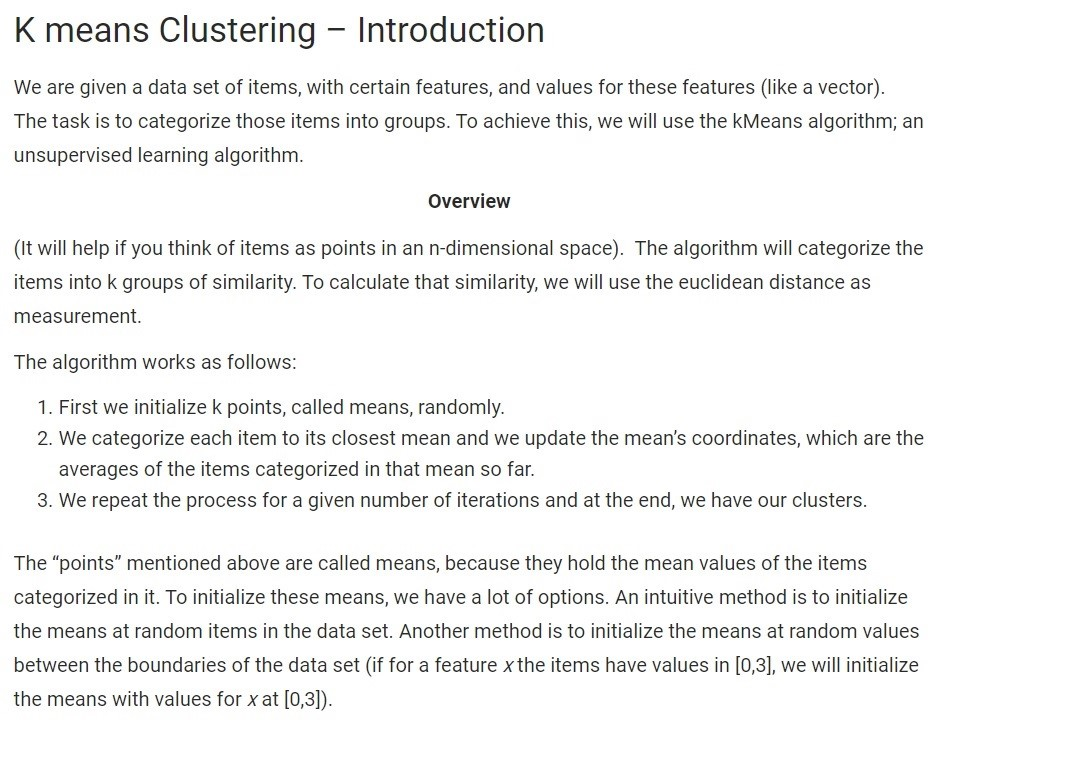
#> input picture KMEANS.jpg, 1066 x 768 px
$ python kmeans.py
#> lines starting #> are read from the running program, lines starting #| are printed output that depends on the picture
from copy import deepcopy
import numpy as np
import pandas as pd
from matplotlib import pyplot as plt
plt.rcParams['figure.figsize'] = (16, 9)
plt.style.use('ggplot')
import time
from tkinter import messagebox
from tkinter import *
from PIL import Image

# Importing the dataset
image=Image.open('KMEANS.jpg')
#> image is the input picture: PIL image 1066x768 RGB; mean R, G, B 243.3, 243.5, 243.1
image.show()
time.sleep(3)
data = pd.read_csv('xclara.csv')
#> (reads xclara.csv from the repository)
str1="Input Data and Shape : \n"+str(data.shape)
data.head()

# Getting the values and plotting it
f1 = data['V1'].values
f2 = data['V2'].values
X = np.array(list(zip(f1, f2)))
plt.scatter(f1, f2, c='black', s=7)

# Euclidean Distance Caculator
def dist(a, b, ax=1):
    return np.linalg.norm(a - b, axis=ax)

# Number of clusters
k = 3
# X coordinates of random centroids
C_x = np.random.randint(0, np.max(X)-20, size=k)
# Y coordinates of random centroids
C_y = np.random.randint(0, np.max(X)-20, size=k)
C = np.array(list(zip(C_x, C_y)), dtype=np.float32)
str2=' , '.join(str(e) for e in C)
messagebox.showinfo("Centroid",str1+"\n\nInitial Centroids :\n"+str2)

# Plotting along with the Centroids
plt.scatter(f1, f2, c='#050505', s=7)
plt.scatter(C_x, C_y, marker='*', s=200, c='g')


# To store the value of centroids when it updates
C_old = np.zeros(C.shape)
# Cluster Lables(0, 1, 2)
clusters = np.zeros(len(X))
# Error func. - Distance between new centroids and old centroids
error = dist(C, C_old, None)
# Loop will run till the error becomes zero
while error != 0:
    # Assigning each value to its closest cluster
    for i in range(len(X)):
        distances = dist(X[i], C)
        cluster = np.argmin(distances)
        clusters[i] = cluster
    # Storing the old centroid values
    C_old = deepcopy(C)
    # Finding the new centroids by taking the average value
    for i in range(k):
        points = [X[j] for j in range(len(X)) if clusters[j] == i]
        C[i] = np.mean(points, axis=0)
    error = dist(C, C_old, None)

colors = ['r', 'g', 'b', 'y', 'c', 'm']
fig, ax = plt.subplots()
for i in range(k):
        points = np.array([X[j] for j in range(len(X)) if clusters[j] == i])
        ax.scatter(points[:, 0], points[:, 1], s=7, c=colors[i])
        plt.pause(2)
#> this loop made 3 passes
#> pass 1, `plt.pause(2)`:
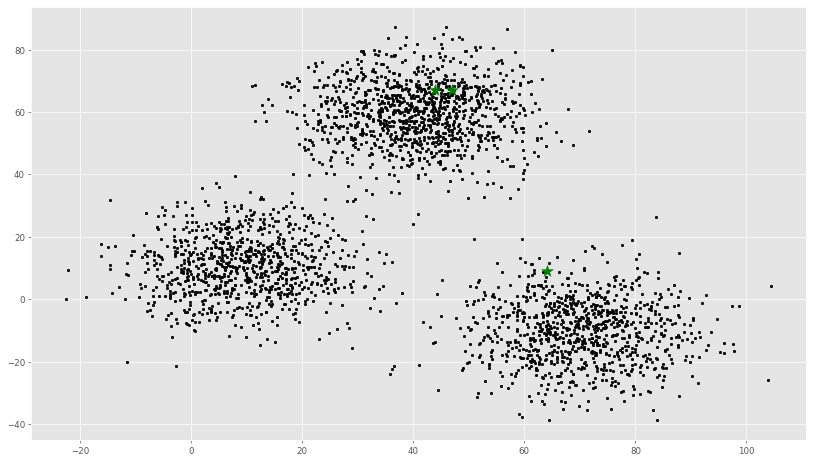
#> figure drawn by matplotlib, 1 panel
#> pass 1, `plt.pause(2)`:
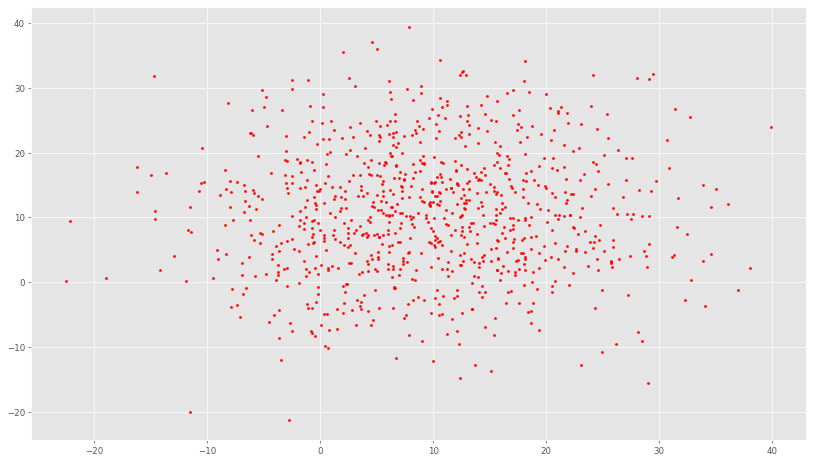
#> figure drawn by matplotlib, 1 panel
#> pass 2, `plt.pause(2)`:
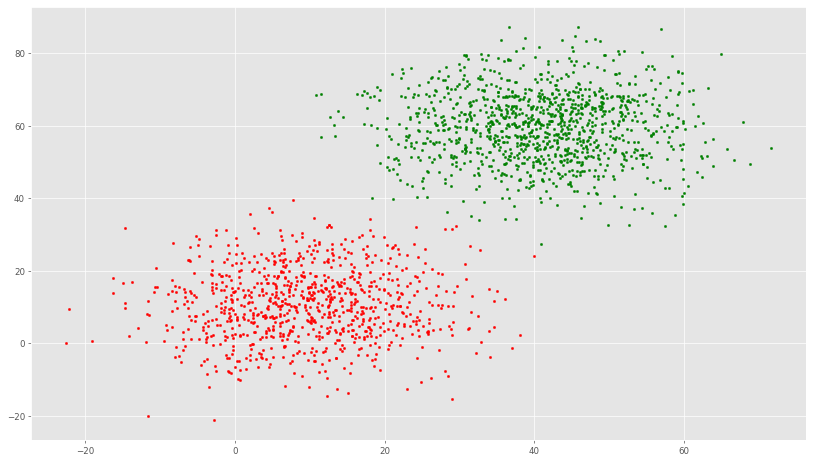
#> figure drawn by matplotlib, 1 panel
ax.scatter(C[:, 0], C[:, 1], marker='*', s=200, c='#050505')
plt.show(ax)
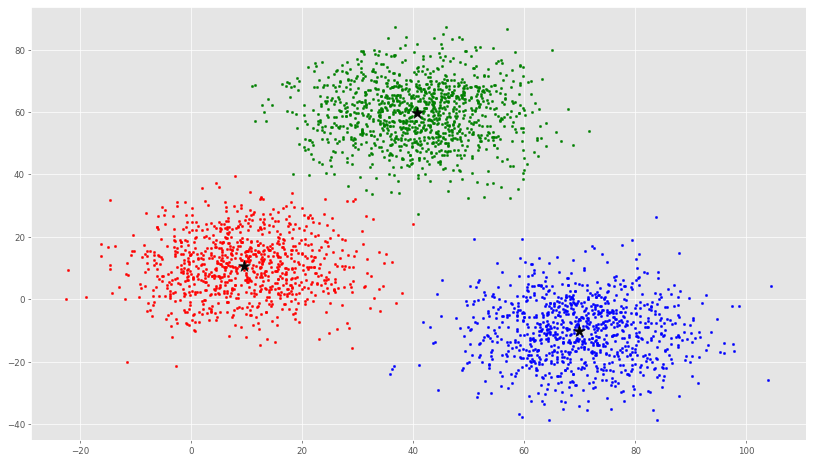
#> figure drawn by matplotlib, 1 panel
